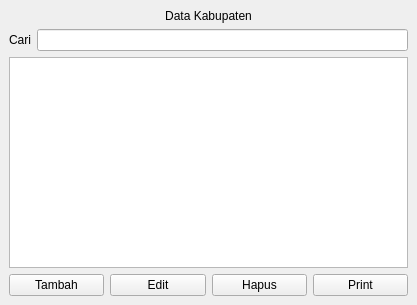
<?xml version="1.0" encoding="UTF-8"?>
<ui version="4.0">
 <class>CrudKabupaten</class>
 <widget class="QMainWindow" name="CrudKabupaten">
  <property name="geometry">
   <rect>
    <x>0</x>
    <y>0</y>
    <width>417</width>
    <height>305</height>
   </rect>
  </property>
  <property name="windowTitle">
   <string>Manajemen Data Kabupaten</string>
  </property>
  <widget class="QWidget" name="centralwidget">
   <layout class="QVBoxLayout">
    <item>
     <widget class="QLabel" name="labelJudul">
      <property name="text">
       <string>Data Kabupaten</string>
      </property>
      <property name="alignment">
       <set>Qt::AlignCenter</set>
      </property>
     </widget>
    </item>
    <item>
     <layout class="QHBoxLayout" name="cariLayout">
      <item>
       <widget class="QLabel" name="labelCari">
        <property name="text">
         <string>Cari</string>
        </property>
       </widget>
      </item>
      <item>
       <widget class="QLineEdit" name="inputCari"/>
      </item>
     </layout>
    </item>
    <item>
     <widget class="QTableWidget" name="tableKabupaten"/>
    </item>
    <item>
     <layout class="QHBoxLayout">
      <item>
       <widget class="QPushButton" name="btnTambah">
        <property name="text">
         <string>Tambah</string>
        </property>
       </widget>
      </item>
      <item>
       <widget class="QPushButton" name="btnEdit">
        <property name="text">
         <string>Edit</string>
        </property>
       </widget>
      </item>
      <item>
       <widget class="QPushButton" name="btnHapus">
        <property name="text">
         <string>Hapus</string>
        </property>
       </widget>
      </item>
      <item>
       <widget class="QPushButton" name="btnPrint">
        <property name="text">
         <string>Print</string>
        </property>
       </widget>
      </item>
     </layout>
    </item>
   </layout>
  </widget>
 </widget>
 <resources/>
 <connections/>
</ui>
